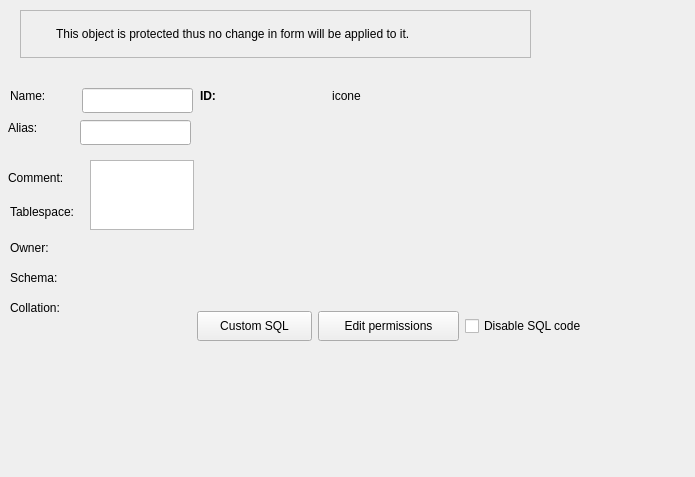
<?xml version="1.0" encoding="UTF-8"?>
<ui version="4.0">
 <class>BaseObjectWidget</class>
 <widget class="QWidget" name="BaseObjectWidget">
  <property name="geometry">
   <rect>
    <x>0</x>
    <y>0</y>
    <width>695</width>
    <height>477</height>
   </rect>
  </property>
  <property name="sizePolicy">
   <sizepolicy hsizetype="Preferred" vsizetype="Preferred">
    <horstretch>0</horstretch>
    <verstretch>0</verstretch>
   </sizepolicy>
  </property>
  <property name="minimumSize">
   <size>
    <width>0</width>
    <height>0</height>
   </size>
  </property>
  <widget class="QLabel" name="name_lbl">
   <property name="geometry">
    <rect>
     <x>10</x>
     <y>88</y>
     <width>50</width>
     <height>16</height>
    </rect>
   </property>
   <property name="sizePolicy">
    <sizepolicy hsizetype="Fixed" vsizetype="Preferred">
     <horstretch>0</horstretch>
     <verstretch>0</verstretch>
    </sizepolicy>
   </property>
   <property name="maximumSize">
    <size>
     <width>16777215</width>
     <height>16777215</height>
    </size>
   </property>
   <property name="text">
    <string>Name:</string>
   </property>
  </widget>
  <widget class="QLineEdit" name="name_edt">
   <property name="geometry">
    <rect>
     <x>82</x>
     <y>88</y>
     <width>111</width>
     <height>25</height>
    </rect>
   </property>
   <property name="sizePolicy">
    <sizepolicy hsizetype="Expanding" vsizetype="Fixed">
     <horstretch>0</horstretch>
     <verstretch>0</verstretch>
    </sizepolicy>
   </property>
   <property name="minimumSize">
    <size>
     <width>0</width>
     <height>0</height>
    </size>
   </property>
   <property name="maximumSize">
    <size>
     <width>16777215</width>
     <height>16777215</height>
    </size>
   </property>
   <property name="statusTip">
    <string>This is the name of the object in the PostgreSQL database.</string>
   </property>
   <property name="text">
    <string/>
   </property>
   <property name="clearButtonEnabled">
    <bool>true</bool>
   </property>
  </widget>
  <widget class="QLabel" name="comment_lbl">
   <property name="geometry">
    <rect>
     <x>8</x>
     <y>170</y>
     <width>75</width>
     <height>16</height>
    </rect>
   </property>
   <property name="sizePolicy">
    <sizepolicy hsizetype="Fixed" vsizetype="Preferred">
     <horstretch>0</horstretch>
     <verstretch>0</verstretch>
    </sizepolicy>
   </property>
   <property name="minimumSize">
    <size>
     <width>0</width>
     <height>0</height>
    </size>
   </property>
   <property name="maximumSize">
    <size>
     <width>16777215</width>
     <height>16777215</height>
    </size>
   </property>
   <property name="text">
    <string>Comment:</string>
   </property>
  </widget>
  <widget class="QLabel" name="tablespace_lbl">
   <property name="geometry">
    <rect>
     <x>10</x>
     <y>204</y>
     <width>91</width>
     <height>16</height>
    </rect>
   </property>
   <property name="sizePolicy">
    <sizepolicy hsizetype="Fixed" vsizetype="Preferred">
     <horstretch>0</horstretch>
     <verstretch>0</verstretch>
    </sizepolicy>
   </property>
   <property name="text">
    <string>Tablespace:</string>
   </property>
  </widget>
  <widget class="QLabel" name="schema_lbl">
   <property name="geometry">
    <rect>
     <x>10</x>
     <y>270</y>
     <width>61</width>
     <height>16</height>
    </rect>
   </property>
   <property name="sizePolicy">
    <sizepolicy hsizetype="Fixed" vsizetype="Preferred">
     <horstretch>0</horstretch>
     <verstretch>0</verstretch>
    </sizepolicy>
   </property>
   <property name="text">
    <string>Schema:</string>
   </property>
  </widget>
  <widget class="QPushButton" name="edt_perms_tb">
   <property name="geometry">
    <rect>
     <x>318</x>
     <y>311</y>
     <width>141</width>
     <height>30</height>
    </rect>
   </property>
   <property name="sizePolicy">
    <sizepolicy hsizetype="Preferred" vsizetype="Preferred">
     <horstretch>0</horstretch>
     <verstretch>0</verstretch>
    </sizepolicy>
   </property>
   <property name="maximumSize">
    <size>
     <width>16777215</width>
     <height>16777215</height>
    </size>
   </property>
   <property name="focusPolicy">
    <enum>Qt::FocusPolicy::StrongFocus</enum>
   </property>
   <property name="toolTip">
    <string>Edit object's permissions</string>
   </property>
   <property name="text">
    <string>Edit permissions</string>
   </property>
   <property name="icon">
    <iconset resource="../../res/resources.qrc">
     <normaloff>:/icons/icons/permission.png</normaloff>:/icons/icons/permission.png</iconset>
   </property>
   <property name="iconSize">
    <size>
     <width>25</width>
     <height>25</height>
    </size>
   </property>
  </widget>
  <widget class="QFrame" name="protected_obj_frm">
   <property name="geometry">
    <rect>
     <x>20</x>
     <y>10</y>
     <width>511</width>
     <height>48</height>
    </rect>
   </property>
   <property name="sizePolicy">
    <sizepolicy hsizetype="Preferred" vsizetype="Fixed">
     <horstretch>0</horstretch>
     <verstretch>0</verstretch>
    </sizepolicy>
   </property>
   <property name="frameShape">
    <enum>QFrame::Shape::StyledPanel</enum>
   </property>
   <property name="frameShadow">
    <enum>QFrame::Shadow::Raised</enum>
   </property>
   <layout class="QGridLayout" name="gridLayout">
    <property name="leftMargin">
     <number>5</number>
    </property>
    <property name="topMargin">
     <number>5</number>
    </property>
    <property name="rightMargin">
     <number>5</number>
    </property>
    <property name="bottomMargin">
     <number>5</number>
    </property>
    <property name="spacing">
     <number>5</number>
    </property>
    <item row="0" column="0">
     <widget class="QLabel" name="icon_lbl">
      <property name="maximumSize">
       <size>
        <width>25</width>
        <height>25</height>
       </size>
      </property>
      <property name="text">
       <string/>
      </property>
      <property name="textFormat">
       <enum>Qt::TextFormat::AutoText</enum>
      </property>
      <property name="pixmap">
       <pixmap resource="../../res/resources.qrc">:/icons/icons/alert.png</pixmap>
      </property>
      <property name="scaledContents">
       <bool>true</bool>
      </property>
     </widget>
    </item>
    <item row="0" column="1">
     <widget class="QLabel" name="protected_obj_lbl">
      <property name="font">
       <font>
        <bold>false</bold>
        <underline>false</underline>
        <strikeout>false</strikeout>
        <kerning>true</kerning>
       </font>
      </property>
      <property name="text">
       <string>This object is protected thus no change in form will be applied to it.</string>
      </property>
      <property name="wordWrap">
       <bool>true</bool>
      </property>
     </widget>
    </item>
   </layout>
  </widget>
  <widget class="QCheckBox" name="disable_sql_chk">
   <property name="geometry">
    <rect>
     <x>465</x>
     <y>314</y>
     <width>131</width>
     <height>24</height>
    </rect>
   </property>
   <property name="sizePolicy">
    <sizepolicy hsizetype="Fixed" vsizetype="Fixed">
     <horstretch>0</horstretch>
     <verstretch>0</verstretch>
    </sizepolicy>
   </property>
   <property name="focusPolicy">
    <enum>Qt::FocusPolicy::StrongFocus</enum>
   </property>
   <property name="toolTip">
    <string>Disables the generated SQL code using comment tokens (--).
This will disable the code of all child and referrer objects.</string>
   </property>
   <property name="text">
    <string>Disable SQL code</string>
   </property>
  </widget>
  <widget class="QLabel" name="collation_lbl">
   <property name="geometry">
    <rect>
     <x>10</x>
     <y>300</y>
     <width>61</width>
     <height>16</height>
    </rect>
   </property>
   <property name="sizePolicy">
    <sizepolicy hsizetype="Fixed" vsizetype="Preferred">
     <horstretch>0</horstretch>
     <verstretch>0</verstretch>
    </sizepolicy>
   </property>
   <property name="text">
    <string>Collation:</string>
   </property>
  </widget>
  <widget class="QPushButton" name="append_sql_tb">
   <property name="geometry">
    <rect>
     <x>197</x>
     <y>311</y>
     <width>115</width>
     <height>30</height>
    </rect>
   </property>
   <property name="sizePolicy">
    <sizepolicy hsizetype="Preferred" vsizetype="Preferred">
     <horstretch>0</horstretch>
     <verstretch>0</verstretch>
    </sizepolicy>
   </property>
   <property name="maximumSize">
    <size>
     <width>16777215</width>
     <height>16777215</height>
    </size>
   </property>
   <property name="focusPolicy">
    <enum>Qt::FocusPolicy::StrongFocus</enum>
   </property>
   <property name="toolTip">
    <string>Append or prepend a set of SQL commands to the object's definition.</string>
   </property>
   <property name="text">
    <string>Custom SQL</string>
   </property>
   <property name="icon">
    <iconset resource="../../res/resources.qrc">
     <normaloff>:/icons/icons/sqlappend.png</normaloff>:/icons/icons/sqlappend.png</iconset>
   </property>
   <property name="iconSize">
    <size>
     <width>25</width>
     <height>25</height>
    </size>
   </property>
  </widget>
  <widget class="QLabel" name="owner_lbl">
   <property name="geometry">
    <rect>
     <x>10</x>
     <y>240</y>
     <width>41</width>
     <height>16</height>
    </rect>
   </property>
   <property name="sizePolicy">
    <sizepolicy hsizetype="Fixed" vsizetype="Preferred">
     <horstretch>0</horstretch>
     <verstretch>0</verstretch>
    </sizepolicy>
   </property>
   <property name="text">
    <string>Owner:</string>
   </property>
  </widget>
  <widget class="QWidget" name="id_ico_wgt" native="true">
   <property name="geometry">
    <rect>
     <x>200</x>
     <y>80</y>
     <width>161</width>
     <height>31</height>
    </rect>
   </property>
   <layout class="QHBoxLayout" name="horizontalLayout">
    <property name="spacing">
     <number>5</number>
    </property>
    <property name="leftMargin">
     <number>0</number>
    </property>
    <property name="topMargin">
     <number>0</number>
    </property>
    <property name="rightMargin">
     <number>0</number>
    </property>
    <property name="bottomMargin">
     <number>0</number>
    </property>
    <item>
     <widget class="QLabel" name="obj_id_lbl">
      <property name="sizePolicy">
       <sizepolicy hsizetype="Expanding" vsizetype="Preferred">
        <horstretch>0</horstretch>
        <verstretch>0</verstretch>
       </sizepolicy>
      </property>
      <property name="font">
       <font>
        <bold>true</bold>
       </font>
      </property>
      <property name="toolTip">
       <string/>
      </property>
      <property name="text">
       <string>ID:</string>
      </property>
     </widget>
    </item>
    <item>
     <widget class="QLabel" name="obj_icon_lbl">
      <property name="sizePolicy">
       <sizepolicy hsizetype="Fixed" vsizetype="Fixed">
        <horstretch>0</horstretch>
        <verstretch>0</verstretch>
       </sizepolicy>
      </property>
      <property name="maximumSize">
       <size>
        <width>32</width>
        <height>32</height>
       </size>
      </property>
      <property name="frameShape">
       <enum>QFrame::Shape::NoFrame</enum>
      </property>
      <property name="frameShadow">
       <enum>QFrame::Shadow::Plain</enum>
      </property>
      <property name="text">
       <string>icone</string>
      </property>
      <property name="scaledContents">
       <bool>true</bool>
      </property>
      <property name="alignment">
       <set>Qt::AlignmentFlag::AlignCenter</set>
      </property>
     </widget>
    </item>
   </layout>
  </widget>
  <widget class="QPlainTextEdit" name="comment_edt">
   <property name="geometry">
    <rect>
     <x>90</x>
     <y>160</y>
     <width>104</width>
     <height>70</height>
    </rect>
   </property>
   <property name="minimumSize">
    <size>
     <width>0</width>
     <height>0</height>
    </size>
   </property>
   <property name="maximumSize">
    <size>
     <width>16777215</width>
     <height>80</height>
    </size>
   </property>
   <property name="tabChangesFocus">
    <bool>true</bool>
   </property>
  </widget>
  <widget class="QLineEdit" name="alias_edt">
   <property name="geometry">
    <rect>
     <x>80</x>
     <y>120</y>
     <width>111</width>
     <height>25</height>
    </rect>
   </property>
   <property name="sizePolicy">
    <sizepolicy hsizetype="Expanding" vsizetype="Fixed">
     <horstretch>0</horstretch>
     <verstretch>0</verstretch>
    </sizepolicy>
   </property>
   <property name="minimumSize">
    <size>
     <width>0</width>
     <height>0</height>
    </size>
   </property>
   <property name="maximumSize">
    <size>
     <width>16777215</width>
     <height>16777215</height>
    </size>
   </property>
   <property name="toolTip">
    <string>&lt;p&gt;This is a more friendly name for the object. When displaying the model in compact view this is the name shown for the object instead of its real name. If this field is empty the real name will be displayed anyway.&lt;/p&gt;</string>
   </property>
   <property name="statusTip">
    <string/>
   </property>
   <property name="text">
    <string/>
   </property>
   <property name="clearButtonEnabled">
    <bool>true</bool>
   </property>
  </widget>
  <widget class="QLabel" name="logical_name_lbl">
   <property name="geometry">
    <rect>
     <x>8</x>
     <y>120</y>
     <width>81</width>
     <height>16</height>
    </rect>
   </property>
   <property name="sizePolicy">
    <sizepolicy hsizetype="Fixed" vsizetype="Preferred">
     <horstretch>0</horstretch>
     <verstretch>0</verstretch>
    </sizepolicy>
   </property>
   <property name="maximumSize">
    <size>
     <width>16777215</width>
     <height>16777215</height>
    </size>
   </property>
   <property name="text">
    <string>Alias:</string>
   </property>
  </widget>
 </widget>
 <tabstops>
  <tabstop>name_edt</tabstop>
  <tabstop>alias_edt</tabstop>
  <tabstop>comment_edt</tabstop>
  <tabstop>append_sql_tb</tabstop>
  <tabstop>edt_perms_tb</tabstop>
  <tabstop>disable_sql_chk</tabstop>
 </tabstops>
 <resources>
  <include location="../../res/resources.qrc"/>
 </resources>
 <connections/>
</ui>
